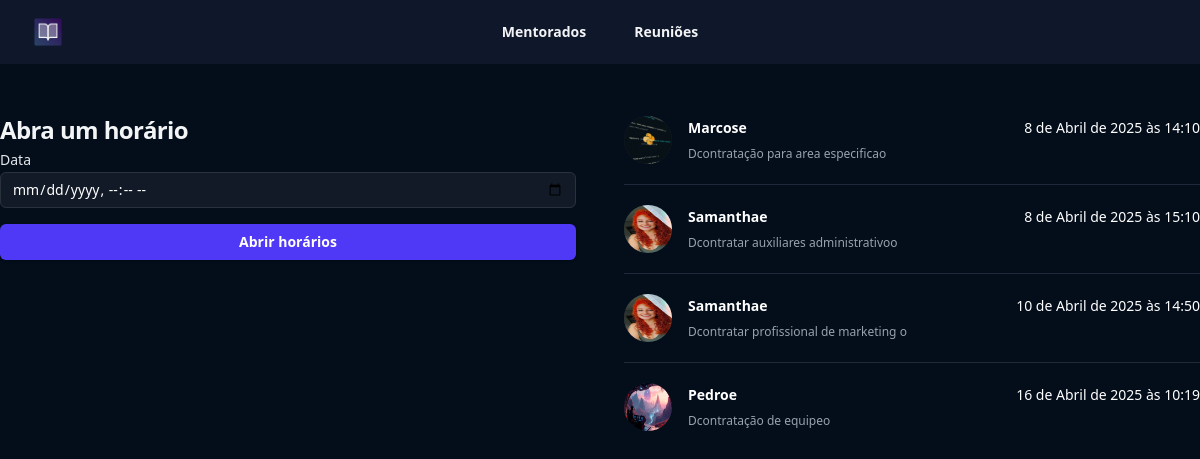
/mentorados/reunioes/ (signed in), run on the app's committed database.
### mentorados/models.py (models this page shows, shortened)
class Reuniao(models.Model):
    tag_choices = (
        ('G', 'Gestão'),
        ('M', 'Marketing'),
        ('RH', 'Gestão de pessoas'),
        ('I', 'Impostos')
    )
    data = models.ForeignKey(DisponibilidadeHorarios, on_delete=models.CASCADE)
    mentorado = models.ForeignKey(Mentorados, on_delete=models.CASCADE)
    tag = models.CharField(max_length=2, choices=tag_choices)
    descricao = models.TextField()

class Mentorados(models.Model):
    estagio_choices = (
        ('E1', '10-100k'),
        ('E2', '100-1KK'),
        ('E3', '1kk - 5kk'),
        ('E4', '5kk +')
    )
    nome = models.CharField(max_length=255)
    foto = models.ImageField(upload_to='fotos', null=True, blank=True)
    estagio = models.CharField(max_length=2, choices=estagio_choices)
    navigator = models.ForeignKey(Navigators, null=True, blank= True, on_delete=models.CASCADE)
    user = models.ForeignKey(User, on_delete=models.CASCADE) #mentor
    criado_em = models.DateField(auto_now_add=True)
    token = models.CharField(max_length=16)

class DisponibilidadeHorarios(models.Model):
    data_inicial = models.DateTimeField(null=True, blank=True)
    mentor = models.ForeignKey(User, on_delete=models.CASCADE)
    agendado = models.BooleanField(default=False)

### mentorados/views.py (the view, shortened to what this page needs)
# urls.py: path('reunioes/', views.reunioes, name='reunioes'),
def reunioes(request):
    if request.method == 'GET':
        reunioes = Reuniao.objects.filter(data__mentor=request.user)
        return render(request, 'reunioes.html',{'reunioes': reunioes})

### mentorados/templates/reunioes.html (shortened to what this page needs)
{% extends "base.html" %}
{% load static %}
{% block 'body' %}
<header class="bg-slate-900">
    <nav class="flex items-center justify-between p-4 lg:px-8" aria-label="Global">
        <div class="flex lg:flex-1">
            <a href="#" class="-m-1.5 p-1.5">
                <img class="h-8 w-auto" src="{% static 'logo.png' %}" alt="">
            </a>
        </div>
        <div class="hidden lg:flex lg:gap-x-12">
            <a href="{% url 'mentorados' %}" class="text-sm/6 font-semibold text-gray-100">Mentorados</a>
            <a href="{% url 'reunioes' %}" class="text-sm/6 font-semibold text-gray-100">Reuniões</a>
        </div>
    </nav>
 </header>
 <div class="bg-[#040e1b] min-h-screen">
    <div class="max-w-7xl mx-auto py-8">
        <div class="grid grid-cols-2 gap-12 ">
            <div>
                <form action="{% url 'reunioes' %}" method="POST">{% csrf_token %}
                    <h2 class="mt-4 text-2xl/9 font-bold tracking-tight text-gray-100">Abra um horário</h2>
                    <label for="email" class="block text-sm/6 font-medium text-gray-200">Data</label>
                    <input type="datetime-local" name="data" id="date" required class="block w-full rounded-md bg-white/5 px-3 py-1.5 text-base text-white outline outline-1 -outline-offset-1 outline-white/10 placeholder:text-gray-500 focus:outline focus:outline-2 focus:-outline-offset-2 focus:outline-indigo-500 sm:text-sm/6">
                    <button type="submit" class="flex w-full justify-center cursor-pointer rounded-md bg-indigo-600 px-3 py-1.5 text-sm/6 font-semibold text-white shadow-sm hover:bg-indigo-500 focus-visible:outline focus-visible:outline-2 focus-visible:outline-offset-2 focus-visible:outline-indigo-600 mt-4">Abrir horários</button>
                </form>
            </div>
            <div>
                <ul role="list" class="divide-y divide-gray-800">
                    {% for reuniao in reunioes %}
                    <li class="flex justify-between gap-x-6 py-5">
                        <div class="flex min-w-0 gap-x-4">
                            <img class="size-12 flex-none rounded-full bg-gray-800" src="{{reuniao.mentorado.foto.url}}" alt="">
                            <div class="min-w-0 flex-auto">
                                <p class="text-sm/6 font-semibold text-white">{{reuniao.mentorado.nome}}e</p>
                                <p class="mt-1 truncate text-xs/5 text-gray-400">D{{reuniao.descricao}}o</p>
                            </div>
                        </div>
                        <div class="hidden shrink-0 sm:flex sm:flex-col sm:items-end">
                            <p class="text-sm/6 text-white">{{reuniao.data.data_inicial}}</p>
                        </div>
                    </li>
                    {% endfor %}
                </ul>
            </div>
        </div>
    </div>
 </div>
{% endblock 'body' %}

### data on the page
Reuniao: mentorado.foto (picture), mentorado.nome "Marcos", descricao "contratação para area especifica", data.data_inicial "8 de Abril de 2025 às 14:10"
Reuniao: mentorado.foto (picture), mentorado.nome "Samantha", descricao "contratar auxiliares administrativo", data.data_inicial "8 de Abril de 2025 às 15:10"
Reuniao: mentorado.foto (picture), mentorado.nome "Samantha", descricao "contratar profissional de marketing", data.data_inicial "10 de Abril de 2025 às 14:50"
Reuniao: mentorado.foto (picture), mentorado.nome "Pedro", descricao "contratação de equipe", data.data_inicial "16 de Abril de 2025 às 10:19"
